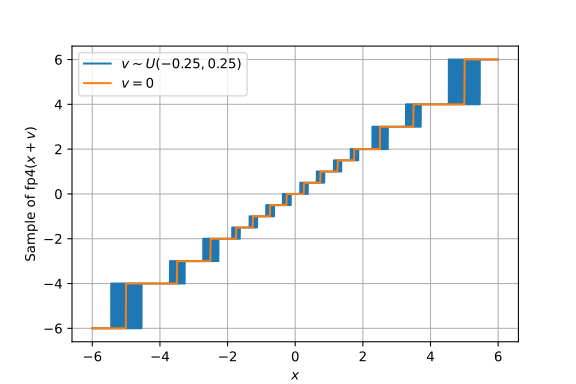

Recreate this plot in Python.
import torch 

def fp4(x, noise_level):
    """
    Simulation of the Nvidia FP4 quantization function that supports the STE.
    The FP4 has values {-6, -4, -3, -2, -1.5, -1, -0.5, 0, 0.5, 1, 1.5, 2, 3, 4, 6}.
    Set the noise level in range 0 <= noise_level <= 1. 
    """
    with torch.no_grad():
        s = torch.sign(x)
        a = torch.abs(x)
        z = torch.min(2*a, torch.min(a + 2, 0.5*a + 4))
        z += noise_level * (torch.rand_like(z) - 0.5)
        z = torch.round(z)
        z = torch.clamp(z, min=-7, max=7)
        y = s * torch.max(0.5*z, torch.max(z - 2, 2*z - 8))
    y = x - (x - y).detach()
    return y


if __name__ == "__main__":
    import matplotlib.pyplot as plt
    
    x = torch.arange(-6, 6, 0.001)
    y = fp4(x, noise_level=0.5)
    plt.plot(x, y)
    
    x = torch.arange(-6, 6, 0.01)
    y = fp4(x, noise_level=0.0)
    plt.plot(x, y)
    plt.grid()
    plt.xlabel(r"$x$")
    plt.ylabel(r"Sample of ${\rm fp4}(x + v)$")
    plt.legend([r"$v\sim U(-0.25, 0.25)$", r"$v=0$"])
    plt.savefig("fp4_example.svg")
    
